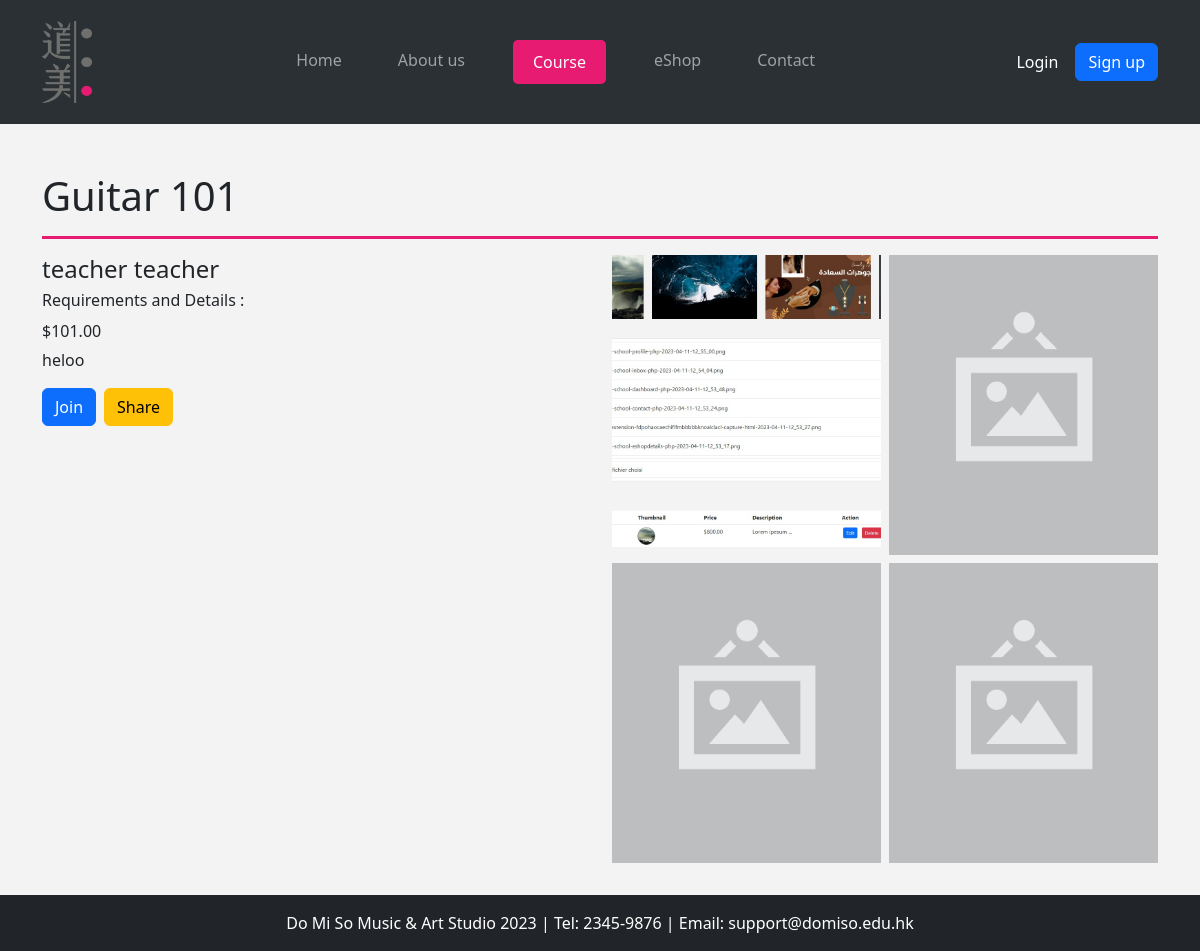
The app's page /coursedetails.php?id=855 with its own data.
### tables this page shows
CREATE TABLE `courses` (
  `course_id` int(11) NOT NULL,
  `course_name` varchar(255) DEFAULT NULL,
  `course_description` text DEFAULT NULL,
  `course_date` date DEFAULT NULL,
  `course_price` decimal(10,2) DEFAULT NULL,
  `teacher_id` int(11) DEFAULT NULL,
  `room_location` int(11) NOT NULL,
  `room_session` varchar(30) NOT NULL,
  `course_code` varchar(10) DEFAULT NULL,
  `image_url_1` varchar(255) DEFAULT NULL,
  `image_url_2` varchar(255) DEFAULT NULL,
  `image_url_3` varchar(255) DEFAULT NULL,
  `image_url_4` varchar(255) DEFAULT NULL,
  `created_at` timestamp NULL DEFAULT current_timestamp(),
  `updated_at` timestamp NULL DEFAULT current_timestamp() ON UPDATE current_timestamp()
);

CREATE TABLE `users` (
  `id` int(11) NOT NULL,
  `first_name` varchar(50) NOT NULL,
  `last_name` varchar(50) NOT NULL,
  `dateofbirth` date NOT NULL,
  `gender` varchar(10) NOT NULL,
  `mobile` varchar(20) NOT NULL,
  `email` varchar(100) NOT NULL,
  `username` varchar(50) NOT NULL,
  `profile_image` varchar(255) DEFAULT NULL,
  `password` varchar(255) NOT NULL,
  `type` varchar(10) NOT NULL,
  `verify_token` varchar(255) DEFAULT NULL,
  `remember_token` varchar(255) DEFAULT NULL
);

### coursedetails.php (the view, shortened to what this page needs)
<?php
include('components/header.php');
include './config/database.php';
if (isset($_GET['id']) && !empty($_GET['id'])) {
  $course_id = mysqli_real_escape_string($conn, $_GET['id']);
  $sql = "SELECT courses.*, users.first_name AS teacher_firstname , users.last_name AS teacher_lastname
        FROM courses
        JOIN users ON courses.teacher_id = users.id
        WHERE courses.course_id = '" . $course_id . "'";
  $result = mysqli_query($conn, $sql);
  $row = mysqli_fetch_assoc($result);
}
?>
<div class="container course py-5">
  <h1>
    <?= $row['course_name'] ?>
  </h1>
  <hr>
  <div class="row">
    <div class="col-sm-12 col-md-6">
      <h4>
        <?= $row['teacher_firstname'] . ' ' . $row['teacher_lastname'] ?>
      </h4>
      <h6>Requirements and Details :</h6>
      <p style="margin-bottom: 5px">
        <?= '$' . $row['course_price'] ?>
      </p>
      <p>
        <?= $row['course_description'] ?>
      </p>
      <div class="d-flex gap-2">
        <?php
        $sql = "SELECT * FROM enrollments WHERE user_id = '$user_id' AND course_id = '$course_id'";
        $check = mysqli_query($conn, $sql);
        if (mysqli_num_rows($check) >= 1) { ?>
          <div class="btn btn-success">Joined</div>
          <?php
        } else {
          ?>
          <div class="btn btn-primary" data-bs-toggle="modal" data-bs-target="#exampleModal">Join</div>
          <?php
        } ?>
        <div class="btn btn-warning" onclick="copyPageLink()">Share</div>
      </div>
    </div>
    <div class="col-sm-12 col-md-6">
      <div class="row g-2">
        <div class="col-md-6">
          <img
            src="<?= empty($row['image_url_1']) ? "./assets/images/noimage.png" : './uploads/courses/' . $row['image_url_1'] ?>"
            class="img-fluid" />
        </div>
        <div class="col-md-6">
          <img
            src="<?= empty($row['image_url_2']) ? "./assets/images/noimage.png" : './uploads/courses/' . $row['image_url_2'] ?>"
            class="img-fluid" />
        </div>
        <div class="col-md-6">
          <img
            src="<?= empty($row['image_url_3']) ? "./assets/images/noimage.png" : './uploads/courses/' . $row['image_url_3'] ?>"
            class="img-fluid" />
        </div>
        <div class="col-md-6">
          <img
            src="<?= empty($row['image_url_4']) ? "./assets/images/noimage.png" : './uploads/courses/' . $row['image_url_4'] ?>"
            class="img-fluid" />
        </div>
      </div>
    </div>
  </div>
</div>
<?php include('components/footer.php'); ?>

### assets/css/home.css (style rules this page uses)
:root { --primary-color: #e71b72; --bs-primary : red; --bs-primary-color: #e71b72; --bg-color:#6F6F6F; }
hr { border-color: var(--primary-color); border-width: 3px; opacity: 1; }
body { padding-bottom: 40px; background-color: #f3f3f4; }
.course img { width: 100%; height: 300px; object-fit: cover; }

### records on screen
courses: course_name "Guitar 101", teacher.first_name "teacher", teacher.last_name "teacher", course_price "101.00", course_description "heloo", image_url_1 (picture)
